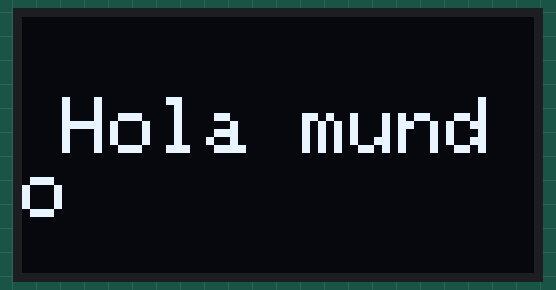
A sketch run on a simulated Arduino Uno, built with avr-gcc and run on an emulated ATmega328P. Shown: 128×64 one-colour display.

Above: at 1.1 s.

The sketch:

TP1_ejercicio_1.ino
```cpp
//AROUXET_COLOMBRES_FERRAZZO_ORDINSKAS_REBORATTI
#include <Wire.h>
#include <Adafruit_GFX.h>
#include <Adafruit_SSD1306.h>
#define SCREEN_WIDTH 128 // Ancho del OLED en píxeles
#define SCREEN_HEIGHT 64 // Alto del OLED en píxeles
// Dirección I2C del OLED (0x3C o 0x3D según el modelo)
#define OLED_ADDRESS 0x3C
// Crear objeto para la pantalla OLED
Adafruit_SSD1306 display(SCREEN_WIDTH, SCREEN_HEIGHT, &Wire, -1);
void setup() {
 Serial.begin(115200);
 // Iniciar la pantalla OLED
 if (!display.begin(SSD1306_SWITCHCAPVCC, OLED_ADDRESS)) {
 Serial.println(F("Fallo al iniciar OLED"));
 for (;;);
 }
 delay(1000); // Pequeña pausa
 display.clearDisplay(); // Limpiar la pantalla
 // Configurar texto
 display.setTextSize(2); // Tamaño de la fuente
 display.setTextColor(WHITE); // Color del texto
 display.setCursor(10, 20); // Posición del texto
 // Mostrar mensaje
 display.println("Hola mundo");
 display.display(); // Mostrar en pantalla
}
void loop() {
 // No es necesario hacer nada en loop(), ya que el mensaje es estático
}
```
